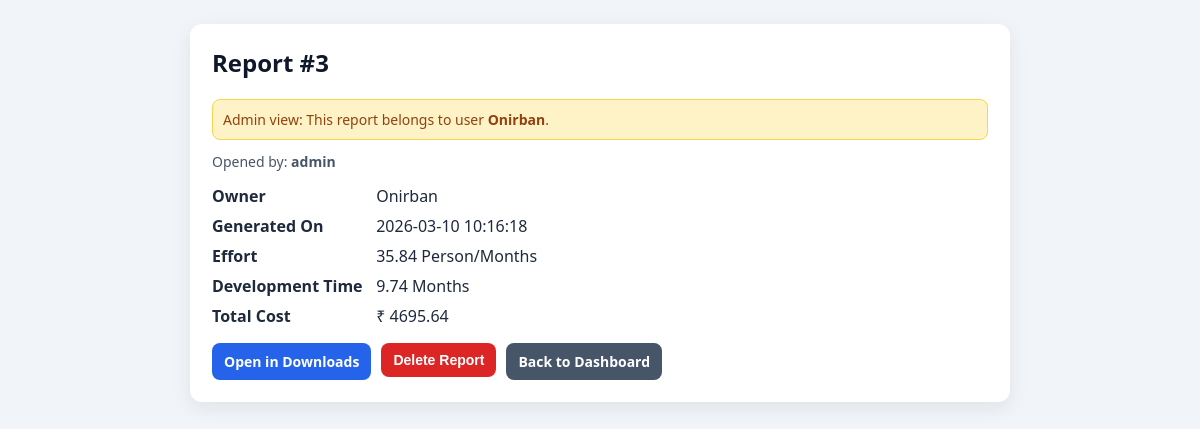
Screenshot of /report/3 (signed in) with the database file from the repository.
### tables this page shows
CREATE TABLE reports (
            id INTEGER PRIMARY KEY AUTOINCREMENT,
            user_id INTEGER NOT NULL,
            created_at TEXT NOT NULL,
            effort REAL NOT NULL,
            time REAL NOT NULL,
            cost REAL NOT NULL,
            FOREIGN KEY (user_id) REFERENCES users (id)
        );

CREATE TABLE users (
            id INTEGER PRIMARY KEY AUTOINCREMENT,
            username TEXT UNIQUE NOT NULL,
            password_hash TEXT NOT NULL,
            created_at TEXT NOT NULL
        , is_admin INTEGER NOT NULL DEFAULT 0);

### app.py (the view)
@app.route("/report/<int:report_id>")
def report_detail(report_id):
    if not session.get("user"):
        return redirect(url_for("auth"))
    username = session.get("user")
    user_record = get_user_by_username(username)
    if not user_record:
        session.clear()
        return redirect(url_for("auth"))
    report = get_report_by_id(report_id)
    if not report:
        flash("Report not found.", "error")
        return redirect(url_for("dashboard"))
    is_admin = bool(user_record["is_admin"])
    is_owner = report["user_id"] == user_record["id"]
    if not is_admin and not is_owner:
        flash("You are not authorized to view this report.", "error")
        return redirect(url_for("dashboard"))
    return render_template(
        "report_detail.html",
        report=report,
        user=username,
        is_admin=is_admin,
        is_owner=is_owner
    )

### app.py (called while the page is built)
def get_db_connection():
    conn = sqlite3.connect(DB_PATH)
    conn.row_factory = sqlite3.Row
    return conn

def get_user_by_username(username):
    conn = get_db_connection()
    user = conn.execute(
        "SELECT id, username, password_hash, is_admin FROM users WHERE username = ?",
        (username,)
    ).fetchone()
    conn.close()
    return user

def get_report_by_id(report_id):
    conn = get_db_connection()
    row = conn.execute(
        """
        SELECT r.id, r.user_id, r.created_at, r.effort, r.time, r.cost, u.username
        FROM reports r
        JOIN users u ON r.user_id = u.id
        WHERE r.id = ?
        """,
        (report_id,)
    ).fetchone()
    conn.close()
    return dict(row) if row else None

### templates/report_detail.html (shortened to what this page needs)
<!DOCTYPE html>
<html lang="en">
<head>
</head>
<body>
<div class="container">
    <div class="card">
        <h2>Report #{{ report.id }}</h2>
        {% if is_admin and not is_owner %}
        <div class="admin-note">Admin view: This report belongs to user <b>{{ report.username }}</b>.</div>
        {% endif %}
        <div class="meta">Opened by: <b>{{ user }}</b></div>
        <div class="row"><b>Owner</b> {{ report.username }}</div>
        <div class="row"><b>Generated On</b> {{ report.created_at }}</div>
        <div class="row"><b>Effort</b> {{ report.effort }} Person/Months</div>
        <div class="row"><b>Development Time</b> {{ report.time }} Months</div>
        <div class="row"><b>Total Cost</b> ₹ {{ report.cost }}</div>
        <div class="actions">
            <a class="btn" href="{{ url_for('download_page') }}">Open in Downloads</a>
            <form method="POST" action="{{ url_for('delete_report', report_id=report.id, source='dashboard') }}" onsubmit="return confirm('Delete this report permanently?');">
                <button type="submit" class="btn delete">Delete Report</button>
            </form>
            <a class="btn back" href="{{ url_for('dashboard') }}">Back to Dashboard</a>
        </div>
    </div>
</div>
</body>
</html>

### templates/report_detail.html (style rules this page uses)
body { font-family: "Segoe UI", Arial, sans-serif; background: #f1f5f9; margin: 0; padding: 24px; }
.container { max-width: 820px; margin: 0 auto; }
.card { background: #ffffff; border-radius: 12px; padding: 22px; box-shadow: 0 6px 20px rgba(15, 23, 42, 0.08); }
h2 { margin-top: 0; color: #0f172a; }
.meta { color: #475569; font-size: 14px; margin-bottom: 14px; }
.row { margin: 8px 0; color: #1e293b; }
.row b { display: inline-block; min-width: 160px; }
.actions { display: flex; gap: 10px; flex-wrap: wrap; margin-top: 16px; }
.btn { display: inline-block; text-align: center; text-decoration: none; padding: 9px 12px; border-radius: 8px; color: white; background: #2563eb; font-size: 14px; font-weight: 600; border: none; cursor: pointer; }
.btn.delete { background: #dc2626; }
.btn.back { background: #475569; }
.admin-note { background: #fef3c7; color: #92400e; border: 1px solid #fcd34d; border-radius: 8px; padding: 10px; margin-bottom: 12px; font-size: 14px; }

### rows the page displays
reports: id "3", created_at "2026-03-10 10:16:18", effort "35.84", time "9.74", cost "4695.64"
users: username "Onirban"
users: username "admin"
